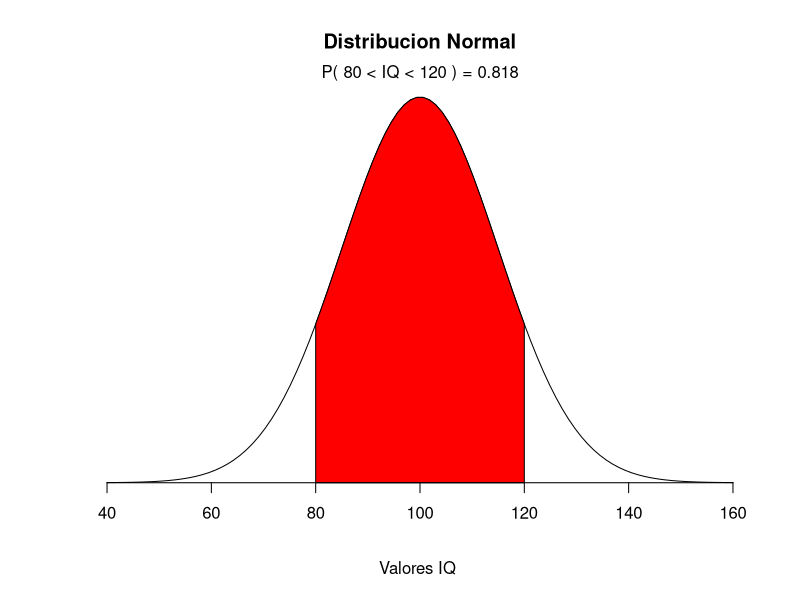

Reproduce this figure in R.
## ---- chunk 1
mean=100; sd=15
lb=80; ub=120

x <- seq(-4,4,length=100)*sd + mean
hx <- dnorm(x,mean,sd)
hx
## ---- chunk 2
plot(x, hx, type="n", xlab="Valores IQ ", ylab="", main="Distribucion Normal", axes=FALSE)

i <- x >= lb & x <= ub
lines(x, hx)
polygon(c(lb,x[i],ub), c(0,hx[i],0), col="red")

area <- pnorm(ub, mean, sd) - pnorm(lb, mean, sd)
result <- paste("P(",lb,"< IQ <",ub,") =", signif(area, digits=3))
mtext(result,3)
axis(1, at=seq(40, 160, 20), pos=0) 
